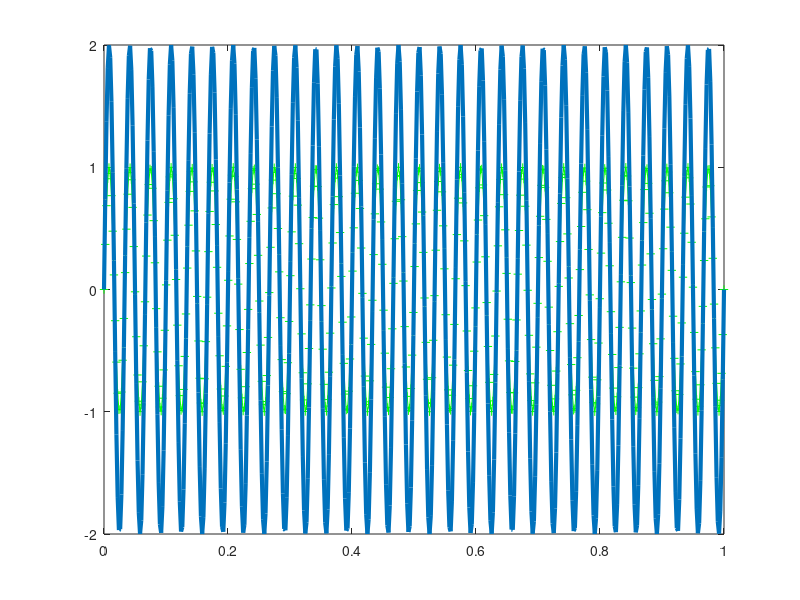

MATLAB code to generate this figure:


%t=0:0.1:2;
t=linspace(0,1,500);
f=30;
hu=sin(2*pi*f*t);
fu=hu*2;
%plot(t,hu,t,fu);
plot(t,hu,'g+-',t,fu,'LineWidth',3,'Markersize',14);

